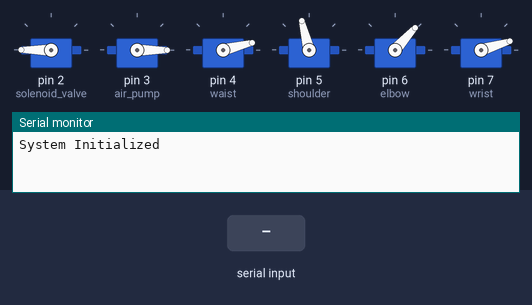
A sketch run on a simulated Arduino Uno, built with avr-gcc and run on an emulated ATmega328P. Parts: 6 × servo, the last lines printed to the serial monitor. Inputs (shaded band) come from the test bench.

Above: at 2.2 s.
2.3 s: "1,90\n" received over Serial
At 3.9 s:
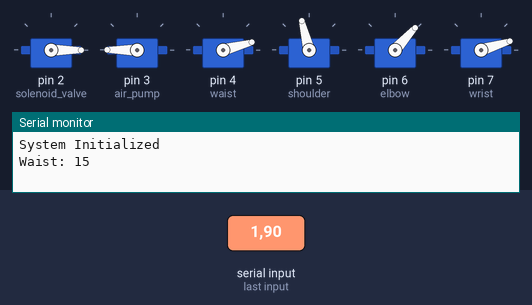
7.8 s: byte 105 ('i') received over Serial
10.8 s: byte 120 ('x') received over Serial
12.3 s: "30,150,10\n" received over Serial
At 14.2 s:
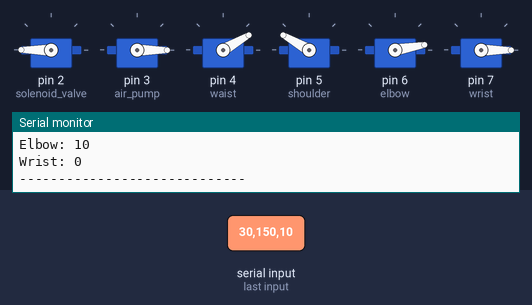
14.8 s: "1,90,45\n" received over Serial
At 17.0 s:
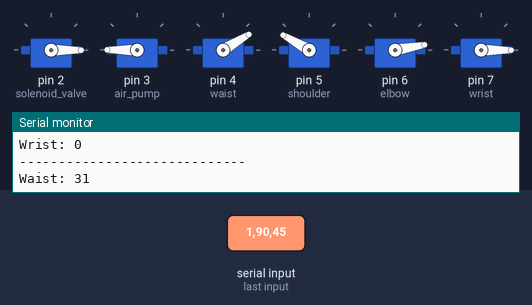
Timing chart, 0 to 23.3 s (numbered marks = the images above; inputs shaded):
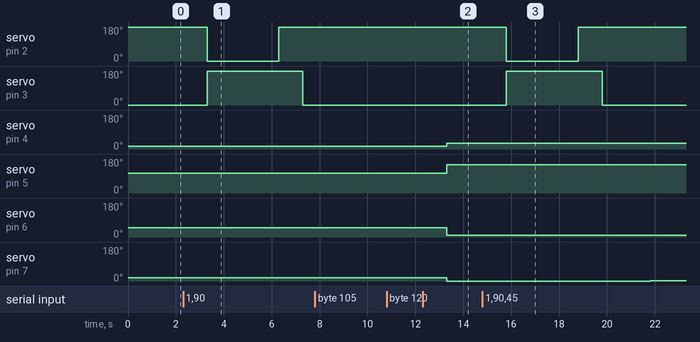

The sketch:

controlAngle.ino
```cpp
#include <Servo.h>

Servo air_pump;
Servo solenoid_valve;

Servo waist;
Servo shoulder;
Servo elbow;
Servo wrist;

// 각 서보의 현재 각도 저장 변수
int waist_angle = 14;
int shoulder_angle = 104;
int elbow_angle = 48;
int wrist_angle = 17;

void setup() {
    Serial.begin(9600); // 시리얼 통신 시작

    // suction
    solenoid_valve.attach(2);
    air_pump.attach(3);

    // robot arm
    waist.attach(4);
    shoulder.attach(5);
    elbow.attach(6);
    wrist.attach(7);

    initializeSystem();
}

void initializeSystem() {
    // vacuum
    air_pump.write(0);
    solenoid_valve.write(180);

    // robot arm 초기화
    waist.write(waist_angle);
    shoulder.write(shoulder_angle);
    elbow.write(elbow_angle);
    wrist.write(wrist_angle);
    delay(1000);

    Serial.println("System Initialized");
}

void loop() {
    if (Serial.available() > 0) {
        char command = Serial.read();

        if (command == '1') {
            increaseWaist();
        } else if(command == '2') {
            increaseShoulder();
        } else if(command == '3') {
            increaseElbow();
        } else if (command == '4') {
            increaseWrist();
        } else if (command == '5') {
            decreaseWaist();
        } else if (command == '6') {
            decreaseShoulder();
        } else if (command == '7') {
            decreaseElbow();
        } else if (command == '8') {
            decreaseWrist();
        } else if (command == '9') {
            activateSuction();
        } else if (command == '0') {
            releaseSuction();
            turnOffPump();
        } else if (command == 'i') {
            printServoAngles();
        } else if(command == 's') {
            backToStart();
        } else if(command == 'x') {
            setCustomAngles();
        }
    }
}

// 현재 서보 모터 각도를 출력하는 함수
void printServoAngles() {
    Serial.println("---- Current Servo Angles ----");
    Serial.print("Waist: "); Serial.println(waist_angle);
    Serial.print("Shoulder: "); Serial.println(shoulder_angle);
    Serial.print("Elbow: "); Serial.println(elbow_angle);
    Serial.print("Wrist: "); Serial.println(wrist_angle);
    Serial.println("-----------------------------");
}

void backToStart() {
  waist_angle = 14;
  shoulder_angle = 104;
  elbow_angle = 48;
  wrist_angle = 17;

  initializeSystem();
}

// 사용자 지정 각도 입력 (x 입력 시 동작)
void setCustomAngles() {
    Serial.println("Enter angles for Waist, Shoulder, Elbow, Wrist (separated by space or newline):");

    while (Serial.available() == 0); // 대기
    waist_angle = Serial.parseInt();
    while (Serial.available() == 0);
    shoulder_angle = Serial.parseInt();
    while (Serial.available() == 0);
    elbow_angle = Serial.parseInt();
    while (Serial.available() == 0);
    wrist_angle = Serial.parseInt();

    // 버퍼 비우기 (추가적인 개행 문자나 공백 제거)
    while (Serial.available() > 0) {
        Serial.read();
    }

    // 유효 범위 검사
    if (waist_angle < 0 || waist_angle > 180 ||
        shoulder_angle < 0 || shoulder_angle > 180 ||
        elbow_angle < 0 || elbow_angle > 180 ||
        wrist_angle < 0 || wrist_angle > 180) {
        Serial.println("Invalid angles! Please enter values between 0 and 180.");
        return;
    }

    // 서보 모터 이동
    waist.write(waist_angle);
    shoulder.write(shoulder_angle);
    elbow.write(elbow_angle);
    wrist.write(wrist_angle);

    Serial.println("Updated Servo Angles:");
    printServoAngles();
}

// waist
void increaseWaist() {
  if (waist_angle < 180) waist_angle++;
  waist.write(waist_angle);
  Serial.print("Waist: "); Serial.println(waist_angle);
  delay(1000);
}

void decreaseWaist() {
  if (waist_angle > 0) waist_angle--;
  waist.write(waist_angle);
  Serial.print("Waist: "); Serial.println(waist_angle);
  delay(1000);
}

// shoulder
void increaseShoulder() {
  if (shoulder_angle < 180) shoulder_angle++;
  shoulder.write(shoulder_angle);
  Serial.print("Shoulder: "); Serial.println(shoulder_angle);
  delay(1000);
}

void decreaseShoulder() {
  if (shoulder_angle > 0) shoulder_angle--;
  shoulder.write(shoulder_angle);
  Serial.print("Shoulder: "); Serial.println(shoulder_angle);
  delay(1000);
}

// elbow
void increaseElbow() {
  if (elbow_angle < 180) elbow_angle++;
  elbow.write(elbow_angle);
  Serial.print("Elbow: "); Serial.println(elbow_angle);
  delay(1000);
}

void decreaseElbow() {
  if (elbow_angle > 0) elbow_angle--;
  elbow.write(elbow_angle);
  Serial.print("Elbow: "); Serial.println(elbow_angle);
  delay(1000);
}

// Wrist
void increaseWrist() {
  if (wrist_angle < 180) wrist_angle++;
  wrist.write(wrist_angle);
  Serial.print("Wrist: "); Serial.println(wrist_angle);
  delay(1000);
}

void decreaseWrist() {
  if (wrist_angle > 0) wrist_angle--;
  wrist.write(wrist_angle);
  Serial.print("Wrist: "); Serial.println(wrist_angle);
  delay(1000);
}

// vacuum
void activateSuction() {
    air_pump.write(180); // Air pump on
    solenoid_valve.write(0);   // Solenoid valve closed (vacuum created)
    delay(3000);
}

void releaseSuction() {
    solenoid_valve.write(180); // Solenoid valve open (air escapes, vacuum released)
    delay(1000);
}

void turnOffPump() {
    air_pump.write(0); // Air pump off
    delay(2000);
}
```

Measured:
- after the input at 2.3 s, servo on pin 2 (solenoid_valve): 180° → 0° after 1.0 s, → 180° 3.0 s later; servo on pin 3 (air_pump): 0° → 180° after 1.0 s, → 0° 4.0 s later; servo on pin 4 (waist): 14° → 15° at once
- after the input at 12.3 s, servo on pin 4 (waist): 15° → 30° after 1.0 s; servo on pin 5 (shoulder): 104° → 150° after 1.0 s; servo on pin 6 (elbow): 48° → 10° after 1.0 s; servo on pin 7 (wrist): 17° → 0° after 1.0 s
- after the input at 14.8 s, servo on pin 2 (solenoid_valve): 180° → 0° after 1.0 s, → 180° 3.0 s later; servo on pin 3 (air_pump): 0° → 180° after 1.0 s, → 0° 4.0 s later; servo on pin 4 (waist): 30° → 31° at once, → 30° 8.0 s later; servo on pin 7 (wrist): 0° → 1° after 7.0 s
